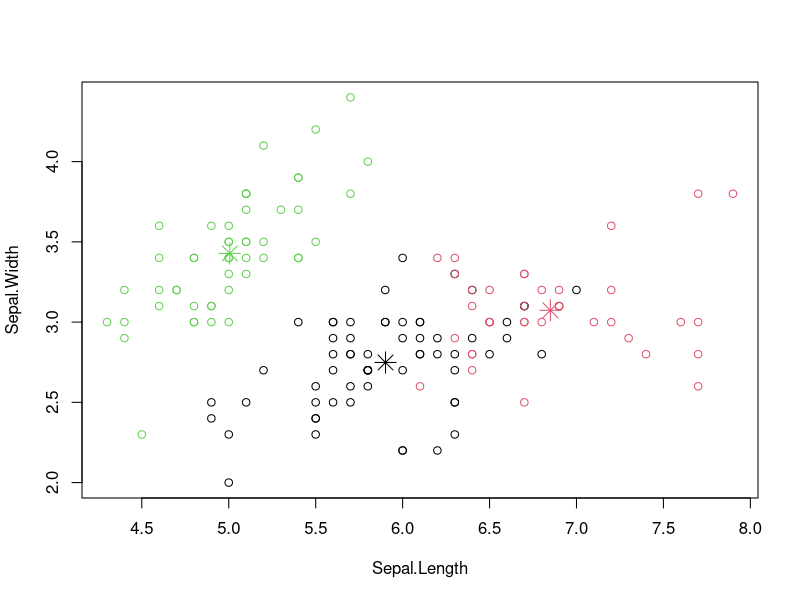
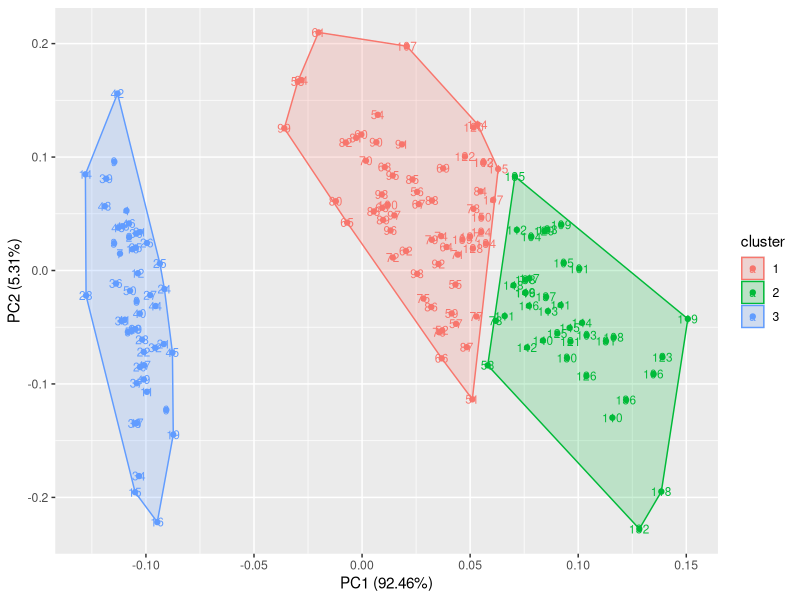

Generate these figures, in order, with R: (Note: this script raises an error after producing the figures.)

# =====================k-means======================================
newiris <- iris
newiris$Species <- NULL
(kc <- kmeans(newiris, 3)) 
table(iris$Species, kc$cluster)
plot(newiris[c("Sepal.Length", "Sepal.Width")], col=kc$cluster)
points(kc$centers[,c("Sepal.Length", "Sepal.Width")], col=1:3, pch=8, cex=2)
# ==========visualization===========================================
library('ggfortify')
autoplot(kmeans(newiris, 3),data=newiris,label=TRUE, label.size=3, frame=TRUE)

#=============
#generate toy data with factors and numerics
n   <- 100
prb <- 0.9
muk <- 1.5
clusid <- rep(1:4, each = n)
x1 <- sample(c("A","B"), 2*n, replace = TRUE, prob = c(prb, 1-prb))
x1 <- c(x1, sample(c("A","B"), 2*n, replace = TRUE, prob = c(1-prb, prb)))
x1 <- as.factor(x1)
x2 <- sample(c("A","B"), 2*n, replace = TRUE, prob = c(prb, 1-prb))
x2 <- c(x2, sample(c("A","B"), 2*n, replace = TRUE, prob = c(1-prb, prb)))
x2 <- as.factor(x2)
x3 <- c(rnorm(n, mean = -muk), rnorm(n, mean = muk), rnorm(n, mean = -muk), rnorm(n, mean = muk))
x4 <- c(rnorm(n, mean = -muk), rnorm(n, mean = muk), rnorm(n, mean = -muk), rnorm(n, mean = muk))
x <- data.frame(x1,x2,x3,x4)
x
# apply k prototyps
kpres <- kproto(x, 4)
clprofiles(kpres, x)
# in real world  clusters are often not as clear cut
# by variation of lambda the emphasize is shifted towards factor / numeric variables
kpres <- kproto(x, 2)
clprofiles(kpres, x)
kpres <- kproto(x, 2, lambda = 0.1)
clprofiles(kpres, x)
kpres <- kproto(x, 2, lambda = 25)
clprofiles(kpres, x)
